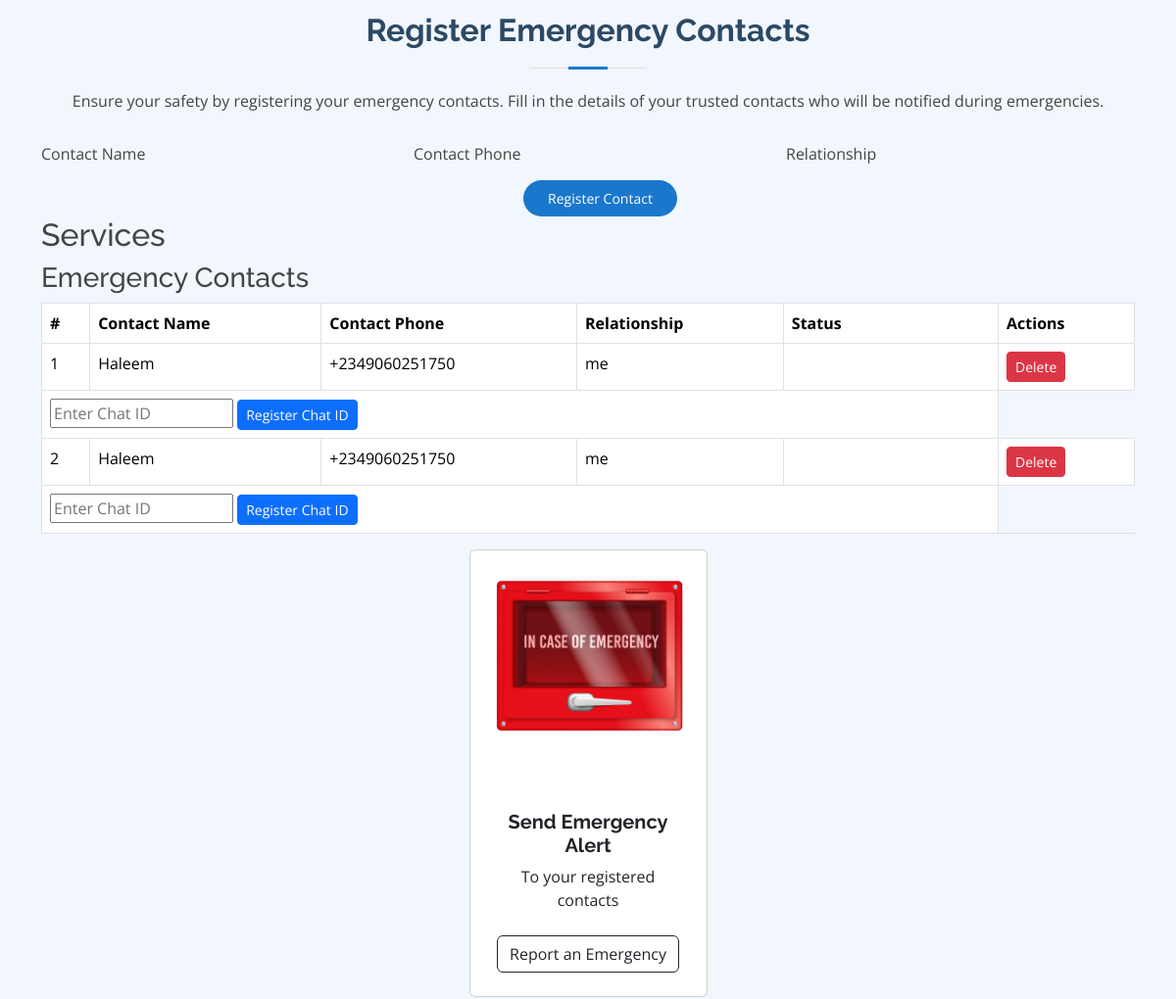
Page /services/ (signed in, middle part) on the earlier database version.
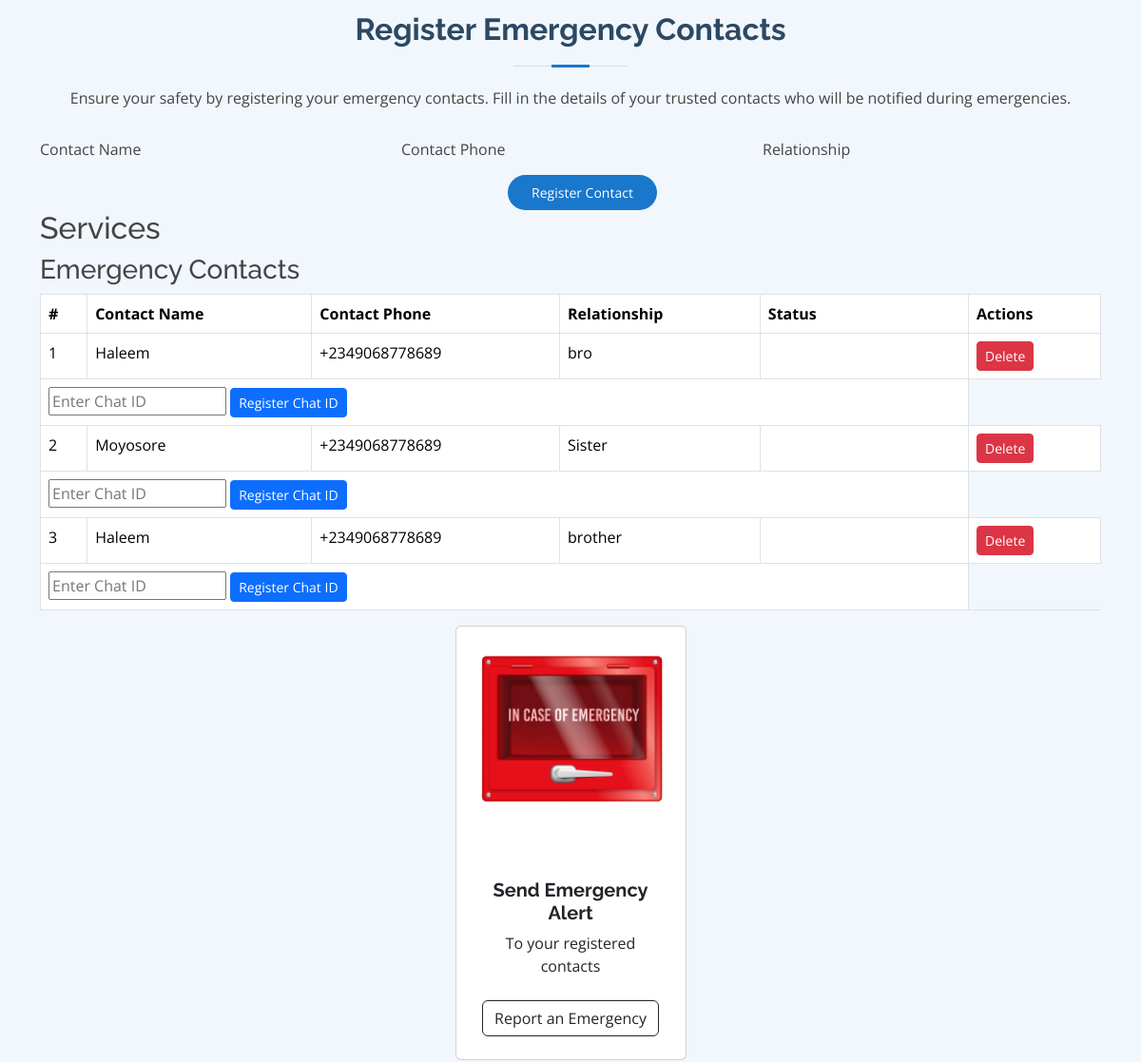
Same page on the later database version.
### users/models.py (models this page shows, shortened)
class EmergencyContact(models.Model):
    user = models.ForeignKey(User, on_delete=models.CASCADE)
    contact_name = models.CharField(max_length=100)
    contact_phone = models.CharField(max_length=15)
    relationship = models.CharField(max_length=100)
    chat_id = models.CharField(max_length=20, null=True, blank=True)
    latitude = models.DecimalField(max_digits=9, decimal_places=6, null=True, blank=True)
    longitude = models.DecimalField(max_digits=9, decimal_places=6, null=True, blank=True)
    from django.db import models

### pages/views.py (the view)
# urls.py: path('services/',services , name='services'),
@login_required(login_url='login')
def services(request):
    success = False
    if request.method == 'POST':
        form = EmergencyContactForm(request.POST)
        if form.is_valid():
            emergency_contact = form.save(commit=False)
            emergency_contact.user = request.user
            emergency_contact.save()
            success = True
    else:
        form = EmergencyContactForm()
    context = {
        'form': form,
        'success': success,    # context variables needed for your existing view
    }
    if request.method == 'POST':
        contact_id = request.POST.get('contact_id')
        if contact_id:
            contact = get_object_or_404(EmergencyContact, id=contact_id, user=request.user)
            contact.delete()
            return redirect('services')
    emergency_contacts = EmergencyContact.objects.filter(user=request.user)
    return render(request, 'services.html', {'emergency_contacts': emergency_contacts})

### templates/services.html (shortened to what this page needs)
{% load static %}
<!DOCTYPE html>
<html lang="en">
<head>
    <link href="{% static 'vendor/fontawesome-free/css/all.min.css' %}" rel="stylesheet">
    <link href="{% static 'vendor/animate.css/animate.min.css' %}" rel="stylesheet">
    <link href="{% static 'vendor/bootstrap/css/bootstrap.min.css' %}" rel="stylesheet">
    <link href="{% static 'vendor/bootstrap-icons/bootstrap-icons.css' %}" rel="stylesheet">
    <link href="{% static 'vendor/boxicons/css/boxicons.min.css' %}" rel="stylesheet">
    <link href="{% static 'vendor/glightbox/css/glightbox.min.css' %}" rel="stylesheet">
    <link href="{% static 'vendor/remixicon/remixicon.css' %}" rel="stylesheet">
    <link href="{% static 'vendor/swiper/swiper-bundle.min.css' %}" rel="stylesheet">
    <link href="{% static 'css/style.css' %}" rel="stylesheet">
</head>
<body>
    <section id="emergency-contact" class="emergency-contact section-bg">
      <div class="container">
        <div class="section-title">
          <h2>Register Emergency Contacts</h2>
          <p>Ensure your safety by registering your emergency contacts. Fill in the details of your trusted contacts who will be notified during emergencies.</p>
        </div>
<form action="{% url 'emergency_contact' %}" method="post" role="form" class="php-email-form">
  <div class="row">
      <div class="col-md-4 form-group">
          <label for="id_contact_name">Contact Name</label>
      </div>
      <div class="col-md-4 form-group mt-3 mt-md-0">
          <label for="id_contact_phone">Contact Phone</label>
      </div>
      <div class="col-md-4 form-group mt-3 mt-md-0">
          <label for="id_relationship">Relationship</label>
      </div>
  </div>
  <div class="text-center">
      <button class="appointment-btn form" type="submit">Register Contact</button>
  </div>
</form>
  <h2>Services</h2>
  <h3>Emergency Contacts</h3>
  <table class="table table-bordered">
    <thead>
        <tr>
            <th>#</th>
            <th>Contact Name</th>
            <th>Contact Phone</th>
            <th>Relationship</th>
            <th>Status</th>
            <th>Actions</th>
        </tr>
    </thead>
    <tbody>
        {% for contact in emergency_contacts %}
        <tr>
            <td>{{ forloop.counter }}</td>
            <td>{{ contact.contact_name }}</td>
            <td>{{ contact.contact_phone }}</td>
            <td>{{ contact.relationship }}</td>
            <td>
                {% if contact.chat_id %}
                <span class="badge badge-success">Registered</span>
                {% else %}
                <span class="badge badge-warning">Not Registered</span>
                {% endif %}
            </td>
            <td>
                <form method="post" action="{% url 'services' %}" style="display:inline;">
                    <button type="submit" class="btn btn-danger btn-sm">Delete</button>
                </form>
            </td>
        </tr>
        <tr>
          <td colspan="5">
              <form method="post" action="{% url 'register_chat_id' %}">
                  <input type="text" name="chat_id" placeholder="Enter Chat ID">
                  <button type="submit" class="btn btn-primary btn-sm">Register Chat ID</button>
              </form>
          </td>
      </tr>
        {% empty %}
        <tr>
            <td colspan="6">No emergency contacts found.</td>
        </tr>
        {% endfor %}
    </tbody>
</table>
<div class="row gx-4 gx-lg-5 row-cols-2 row-cols-md-3 row-cols-xl-4 justify-content-center">
  <div class="col mb-5">
      <div class="card h-100">
          <img class="card-img-top" src="{% static 'img/empty-emergency-box.png' %}" alt="..." />
          <div class="card-body p-4">
              <div class="text-center">
                  <h5 class="fw-bolder">Send Emergency Alert</h5>
                  To your registered contacts
              </div>
          </div>
          <div class="card-footer p-4 pt-0 border-top-0 bg-transparent">
              <div class="text-center">
                  <form method="post" action="{% url 'send_emergency_sms' %}">
                      <button type="submit" class="btn btn-outline-dark mt-auto">Report an Emergency</button>
                  </form>
              </div>
          </div>
      </div>
  </div>
</div>
      </div>
    </section>
</body>
</html>

### static/css/style.css (style rules this page uses)
body { font-family: "Open Sans", sans-serif; color: #444444; }
h1, h2, h3, h4, h5, h6 { font-family: "Raleway", sans-serif; }
.form { margin-top: 15px; }
.appointment-btn { margin-left: 25px; background: #1977cc; color: #fff; border-radius: 50px; padding: 8px 25px; white-space: nowrap; transition: 0.3s; font-size: 14px; display: inline-block; border:none; }
section { padding: 60px 0; overflow: hidden; }
.section-bg { background-color: #f1f7fd; }
.section-title { text-align: center; padding-bottom: 30px; }
.section-title h2 { font-size: 32px; font-weight: bold; margin-bottom: 20px; padding-bottom: 20px; position: relative; color: #2c4964; }
.section-title h2::before { content: ""; position: absolute; display: block; width: 120px; height: 1px; background: #ddd; bottom: 1px; left: calc(50% - 60px); }
.section-title h2::after { content: ""; position: absolute; display: block; width: 40px; height: 3px; background: #1977cc; bottom: 0; left: calc(50% - 20px); }
.section-title p { margin-bottom: 0; }

Differences in the rows shown:
removed EmergencyContact: contact_name "Haleem", contact_phone "+2349060251750", relationship "me"
removed EmergencyContact: contact_name "Haleem", contact_phone "+2349060251750", relationship "me"
added EmergencyContact: contact_name "Haleem", contact_phone "+2349068778689", relationship "bro"
added EmergencyContact: contact_name "Moyosore", contact_phone "+2349068778689", relationship "Sister"
added EmergencyContact: contact_name "Haleem", contact_phone "+2349068778689", relationship "brother"
